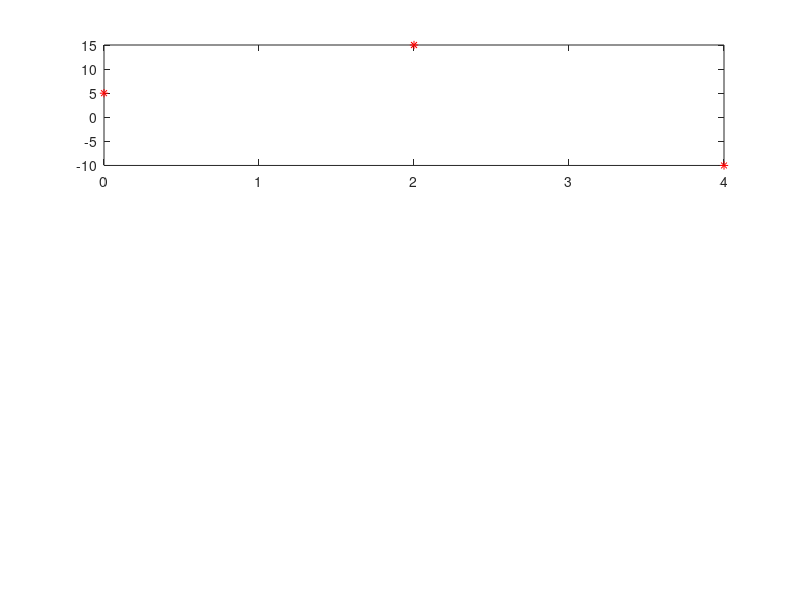

Reproduce this figure in MATLAB.
function [p,v,a] = trajectory_problem2()
theta0 = 5;
thetav = 15;
thetag = -10;

td = 2;

subplot(3,1,1)
plot(0,theta0,'r*');
hold on;
plot(td,thetav,'r*');
hold on;
plot(td+td,thetag,'r*');
hold on;

v0 = 0;
vv = 0;
vg = 0;

h0v = thetav - theta0;
a01 = theta0;
a11 = v0;
a21 = (3*h0v-(2*v0+vv)*td)/td^2;
a31 = (-2*h0v+(v0+vv)*td)/td^3;

t1 = 0:0.001:td;
p1 = a01 + a11*t1 + a21*t1.^2 + a31*t1.^3;
v1 = a11 + 2*a21*t1 + 3*a31*t1.^2;
a1 = 2*a21 + 6*a31*t1;
p = p1;
v = v1;
a = a1;

h1v = thetag - thetav;
a02 = thetav;
a12 = vv;
a22 = (3*h1v-(2*vv+vg)*td)/td^2;
a32 = (-2*h1v+(vv+vg)*td)/td^3;

t2 = 0:0.001:td;
p2 = a02 + a12*t2 + a22*t2.^2 + a32*t2.^3;
v2 = a12 + 2*a22*t2 + 3*a32*t2.^2;
a2 = 2*a22 + 6*a32*t2;
p = [p p2];
v = [v v2];
a = [a a2];

degree2rad = pi/180;
p = [p*degree2rad;p*degree2rad];
v = [v*degree2rad;v*degree2rad];
a = [a*degree2rad;a*degree2rad];
end